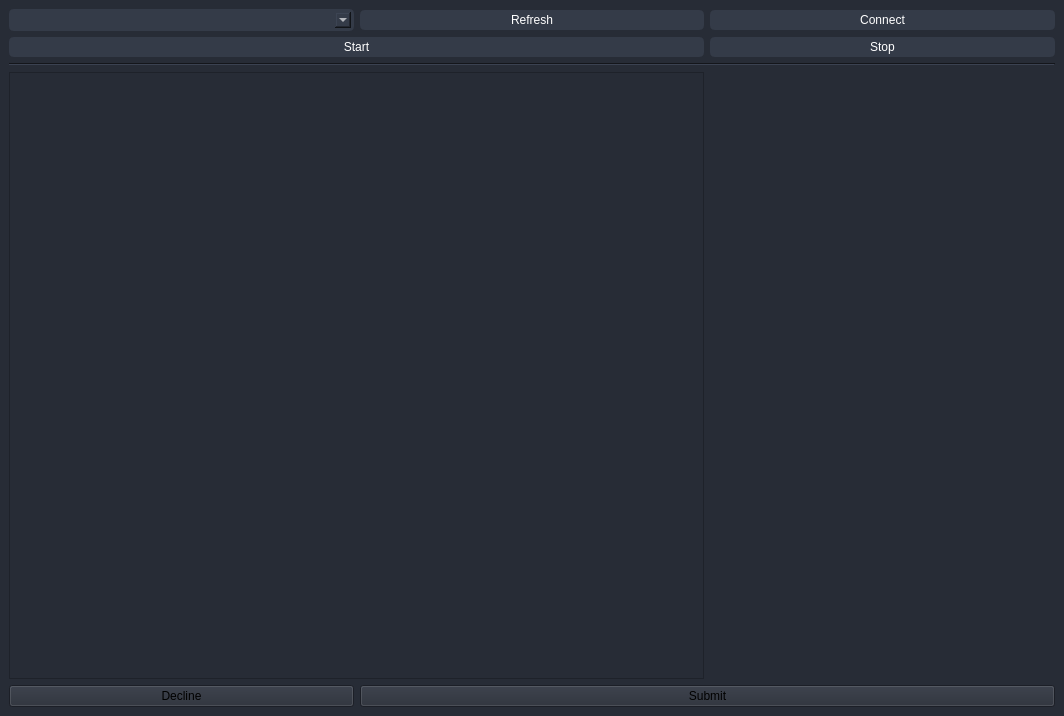
<?xml version="1.0" encoding="UTF-8"?>
<ui version="4.0">
 <class>MainWindow</class>
 <widget class="QMainWindow" name="MainWindow">
  <property name="geometry">
   <rect>
    <x>0</x>
    <y>0</y>
    <width>1064</width>
    <height>716</height>
   </rect>
  </property>
  <property name="palette">
   <palette>
    <active>
     <colorrole role="WindowText">
      <brush brushstyle="SolidPattern">
       <color alpha="255">
        <red>255</red>
        <green>255</green>
        <blue>255</blue>
       </color>
      </brush>
     </colorrole>
     <colorrole role="Button">
      <brush brushstyle="SolidPattern">
       <color alpha="255">
        <red>39</red>
        <green>44</green>
        <blue>54</blue>
       </color>
      </brush>
     </colorrole>
     <colorrole role="Light">
      <brush brushstyle="SolidPattern">
       <color alpha="255">
        <red>59</red>
        <green>66</green>
        <blue>81</blue>
       </color>
      </brush>
     </colorrole>
     <colorrole role="Midlight">
      <brush brushstyle="SolidPattern">
       <color alpha="255">
        <red>49</red>
        <green>55</green>
        <blue>67</blue>
       </color>
      </brush>
     </colorrole>
     <colorrole role="Dark">
      <brush brushstyle="SolidPattern">
       <color alpha="255">
        <red>20</red>
        <green>22</green>
        <blue>27</blue>
       </color>
      </brush>
     </colorrole>
     <colorrole role="Mid">
      <brush brushstyle="SolidPattern">
       <color alpha="255">
        <red>26</red>
        <green>29</green>
        <blue>36</blue>
       </color>
      </brush>
     </colorrole>
     <colorrole role="Text">
      <brush brushstyle="SolidPattern">
       <color alpha="255">
        <red>255</red>
        <green>255</green>
        <blue>255</blue>
       </color>
      </brush>
     </colorrole>
     <colorrole role="BrightText">
      <brush brushstyle="SolidPattern">
       <color alpha="255">
        <red>255</red>
        <green>255</green>
        <blue>255</blue>
       </color>
      </brush>
     </colorrole>
     <colorrole role="ButtonText">
      <brush brushstyle="SolidPattern">
       <color alpha="255">
        <red>0</red>
        <green>0</green>
        <blue>0</blue>
       </color>
      </brush>
     </colorrole>
     <colorrole role="Base">
      <brush brushstyle="SolidPattern">
       <color alpha="255">
        <red>39</red>
        <green>44</green>
        <blue>54</blue>
       </color>
      </brush>
     </colorrole>
     <colorrole role="Window">
      <brush brushstyle="SolidPattern">
       <color alpha="255">
        <red>39</red>
        <green>44</green>
        <blue>54</blue>
       </color>
      </brush>
     </colorrole>
     <colorrole role="Shadow">
      <brush brushstyle="SolidPattern">
       <color alpha="255">
        <red>0</red>
        <green>0</green>
        <blue>0</blue>
       </color>
      </brush>
     </colorrole>
     <colorrole role="AlternateBase">
      <brush brushstyle="SolidPattern">
       <color alpha="255">
        <red>19</red>
        <green>22</green>
        <blue>27</blue>
       </color>
      </brush>
     </colorrole>
     <colorrole role="ToolTipBase">
      <brush brushstyle="SolidPattern">
       <color alpha="255">
        <red>255</red>
        <green>255</green>
        <blue>220</blue>
       </color>
      </brush>
     </colorrole>
     <colorrole role="ToolTipText">
      <brush brushstyle="SolidPattern">
       <color alpha="255">
        <red>0</red>
        <green>0</green>
        <blue>0</blue>
       </color>
      </brush>
     </colorrole>
     <colorrole role="PlaceholderText">
      <brush brushstyle="SolidPattern">
       <color alpha="128">
        <red>255</red>
        <green>255</green>
        <blue>255</blue>
       </color>
      </brush>
     </colorrole>
    </active>
    <inactive>
     <colorrole role="WindowText">
      <brush brushstyle="SolidPattern">
       <color alpha="255">
        <red>255</red>
        <green>255</green>
        <blue>255</blue>
       </color>
      </brush>
     </colorrole>
     <colorrole role="Button">
      <brush brushstyle="SolidPattern">
       <color alpha="255">
        <red>39</red>
        <green>44</green>
        <blue>54</blue>
       </color>
      </brush>
     </colorrole>
     <colorrole role="Light">
      <brush brushstyle="SolidPattern">
       <color alpha="255">
        <red>59</red>
        <green>66</green>
        <blue>81</blue>
       </color>
      </brush>
     </colorrole>
     <colorrole role="Midlight">
      <brush brushstyle="SolidPattern">
       <color alpha="255">
        <red>49</red>
        <green>55</green>
        <blue>67</blue>
       </color>
      </brush>
     </colorrole>
     <colorrole role="Dark">
      <brush brushstyle="SolidPattern">
       <color alpha="255">
        <red>20</red>
        <green>22</green>
        <blue>27</blue>
       </color>
      </brush>
     </colorrole>
     <colorrole role="Mid">
      <brush brushstyle="SolidPattern">
       <color alpha="255">
        <red>26</red>
        <green>29</green>
        <blue>36</blue>
       </color>
      </brush>
     </colorrole>
     <colorrole role="Text">
      <brush brushstyle="SolidPattern">
       <color alpha="255">
        <red>255</red>
        <green>255</green>
        <blue>255</blue>
       </color>
      </brush>
     </colorrole>
     <colorrole role="BrightText">
      <brush brushstyle="SolidPattern">
       <color alpha="255">
        <red>255</red>
        <green>255</green>
        <blue>255</blue>
       </color>
      </brush>
     </colorrole>
     <colorrole role="ButtonText">
      <brush brushstyle="SolidPattern">
       <color alpha="255">
        <red>0</red>
        <green>0</green>
        <blue>0</blue>
       </color>
      </brush>
     </colorrole>
     <colorrole role="Base">
      <brush brushstyle="SolidPattern">
       <color alpha="255">
        <red>39</red>
        <green>44</green>
        <blue>54</blue>
       </color>
      </brush>
     </colorrole>
     <colorrole role="Window">
      <brush brushstyle="SolidPattern">
       <color alpha="255">
        <red>39</red>
        <green>44</green>
        <blue>54</blue>
       </color>
      </brush>
     </colorrole>
     <colorrole role="Shadow">
      <brush brushstyle="SolidPattern">
       <color alpha="255">
        <red>0</red>
        <green>0</green>
        <blue>0</blue>
       </color>
      </brush>
     </colorrole>
     <colorrole role="AlternateBase">
      <brush brushstyle="SolidPattern">
       <color alpha="255">
        <red>19</red>
        <green>22</green>
        <blue>27</blue>
       </color>
      </brush>
     </colorrole>
     <colorrole role="ToolTipBase">
      <brush brushstyle="SolidPattern">
       <color alpha="255">
        <red>255</red>
        <green>255</green>
        <blue>220</blue>
       </color>
      </brush>
     </colorrole>
     <colorrole role="ToolTipText">
      <brush brushstyle="SolidPattern">
       <color alpha="255">
        <red>0</red>
        <green>0</green>
        <blue>0</blue>
       </color>
      </brush>
     </colorrole>
     <colorrole role="PlaceholderText">
      <brush brushstyle="SolidPattern">
       <color alpha="128">
        <red>255</red>
        <green>255</green>
        <blue>255</blue>
       </color>
      </brush>
     </colorrole>
    </inactive>
    <disabled>
     <colorrole role="WindowText">
      <brush brushstyle="SolidPattern">
       <color alpha="255">
        <red>20</red>
        <green>22</green>
        <blue>27</blue>
       </color>
      </brush>
     </colorrole>
     <colorrole role="Button">
      <brush brushstyle="SolidPattern">
       <color alpha="255">
        <red>39</red>
        <green>44</green>
        <blue>54</blue>
       </color>
      </brush>
     </colorrole>
     <colorrole role="Light">
      <brush brushstyle="SolidPattern">
       <color alpha="255">
        <red>59</red>
        <green>66</green>
        <blue>81</blue>
       </color>
      </brush>
     </colorrole>
     <colorrole role="Midlight">
      <brush brushstyle="SolidPattern">
       <color alpha="255">
        <red>49</red>
        <green>55</green>
        <blue>67</blue>
       </color>
      </brush>
     </colorrole>
     <colorrole role="Dark">
      <brush brushstyle="SolidPattern">
       <color alpha="255">
        <red>20</red>
        <green>22</green>
        <blue>27</blue>
       </color>
      </brush>
     </colorrole>
     <colorrole role="Mid">
      <brush brushstyle="SolidPattern">
       <color alpha="255">
        <red>26</red>
        <green>29</green>
        <blue>36</blue>
       </color>
      </brush>
     </colorrole>
     <colorrole role="Text">
      <brush brushstyle="SolidPattern">
       <color alpha="255">
        <red>20</red>
        <green>22</green>
        <blue>27</blue>
       </color>
      </brush>
     </colorrole>
     <colorrole role="BrightText">
      <brush brushstyle="SolidPattern">
       <color alpha="255">
        <red>255</red>
        <green>255</green>
        <blue>255</blue>
       </color>
      </brush>
     </colorrole>
     <colorrole role="ButtonText">
      <brush brushstyle="SolidPattern">
       <color alpha="255">
        <red>20</red>
        <green>22</green>
        <blue>27</blue>
       </color>
      </brush>
     </colorrole>
     <colorrole role="Base">
      <brush brushstyle="SolidPattern">
       <color alpha="255">
        <red>39</red>
        <green>44</green>
        <blue>54</blue>
       </color>
      </brush>
     </colorrole>
     <colorrole role="Window">
      <brush brushstyle="SolidPattern">
       <color alpha="255">
        <red>39</red>
        <green>44</green>
        <blue>54</blue>
       </color>
      </brush>
     </colorrole>
     <colorrole role="Shadow">
      <brush brushstyle="SolidPattern">
       <color alpha="255">
        <red>0</red>
        <green>0</green>
        <blue>0</blue>
       </color>
      </brush>
     </colorrole>
     <colorrole role="AlternateBase">
      <brush brushstyle="SolidPattern">
       <color alpha="255">
        <red>39</red>
        <green>44</green>
        <blue>54</blue>
       </color>
      </brush>
     </colorrole>
     <colorrole role="ToolTipBase">
      <brush brushstyle="SolidPattern">
       <color alpha="255">
        <red>255</red>
        <green>255</green>
        <blue>220</blue>
       </color>
      </brush>
     </colorrole>
     <colorrole role="ToolTipText">
      <brush brushstyle="SolidPattern">
       <color alpha="255">
        <red>0</red>
        <green>0</green>
        <blue>0</blue>
       </color>
      </brush>
     </colorrole>
     <colorrole role="PlaceholderText">
      <brush brushstyle="SolidPattern">
       <color alpha="128">
        <red>255</red>
        <green>255</green>
        <blue>255</blue>
       </color>
      </brush>
     </colorrole>
    </disabled>
   </palette>
  </property>
  <property name="windowTitle">
   <string>Formulate</string>
  </property>
  <widget class="QWidget" name="centralwidget">
   <layout class="QGridLayout" name="gridLayout">
    <item row="6" column="0">
     <widget class="QPushButton" name="declineButton">
      <property name="text">
       <string>Decline</string>
      </property>
     </widget>
    </item>
    <item row="0" column="0" colspan="2">
     <layout class="QHBoxLayout" name="horizontalLayout">
      <item>
       <widget class="QComboBox" name="comboBox">
        <property name="styleSheet">
         <string notr="true">border: 3px solid rgb(52, 59, 72);
	border-radius: 5px;	
	background-color: rgb(52, 59, 72);
	
	color: rgb(255, 255, 255)</string>
        </property>
        <property name="editable">
         <bool>true</bool>
        </property>
       </widget>
      </item>
      <item>
       <widget class="QPushButton" name="pushButton">
        <property name="styleSheet">
         <string notr="true">QPushButton {
	border: 3px solid rgb(52, 59, 72);
	border-radius: 5px;	
	background-color: rgb(52, 59, 72);
	
	color: rgb(255, 255, 255);
}
QPushButton:hover {
	background-color: rgb(57, 65, 80);
	border: 3px solid rgb(61, 70, 86);
	color: rgb(255, 255, 255);
}
QPushButton:pressed {	
	background-color: rgb(35, 40, 49);
	border: 3px solid rgb(43, 50, 61);
	color: rgb(255, 255, 255);
}</string>
        </property>
        <property name="text">
         <string>Refresh</string>
        </property>
       </widget>
      </item>
     </layout>
    </item>
    <item row="0" column="2">
     <widget class="QPushButton" name="connectButton">
      <property name="styleSheet">
       <string notr="true">QPushButton {
	border: 3px solid rgb(52, 59, 72);
	border-radius: 5px;	
	background-color: rgb(52, 59, 72);
	
	color: rgb(255, 255, 255);
}
QPushButton:hover {
	background-color: rgb(57, 65, 80);
	border: 3px solid rgb(61, 70, 86);
	color: rgb(255, 255, 255);
}
QPushButton:pressed {	
	background-color: rgb(35, 40, 49);
	border: 3px solid rgb(43, 50, 61);
	color: rgb(255, 255, 255);
}</string>
      </property>
      <property name="text">
       <string>Connect</string>
      </property>
     </widget>
    </item>
    <item row="1" column="2">
     <widget class="QPushButton" name="stopButton">
      <property name="styleSheet">
       <string notr="true">QPushButton {
	border: 3px solid rgb(52, 59, 72);
	border-radius: 5px;	
	background-color: rgb(52, 59, 72);
	
	color: rgb(255, 255, 255);
}
QPushButton:hover {
	background-color: rgb(57, 65, 80);
	border: 3px solid rgb(61, 70, 86);
	color: rgb(255, 255, 255);
}
QPushButton:pressed {	
	background-color: rgb(35, 40, 49);
	border: 3px solid rgb(43, 50, 61);
	color: rgb(255, 255, 255);
}</string>
      </property>
      <property name="text">
       <string>Stop</string>
      </property>
     </widget>
    </item>
    <item row="1" column="0" colspan="2">
     <widget class="QPushButton" name="startButton">
      <property name="styleSheet">
       <string notr="true">QPushButton {
	border: 3px solid rgb(52, 59, 72);
	border-radius: 5px;	
	background-color: rgb(52, 59, 72);
	
	color: rgb(255, 255, 255);
}
QPushButton:hover {
	background-color: rgb(57, 65, 80);
	border: 3px solid rgb(61, 70, 86);
	color: rgb(255, 255, 255);
}
QPushButton:pressed {	
	background-color: rgb(35, 40, 49);
	border: 3px solid rgb(43, 50, 61);
	color: rgb(255, 255, 255);
}</string>
      </property>
      <property name="text">
       <string>Start</string>
      </property>
     </widget>
    </item>
    <item row="6" column="1" colspan="2">
     <widget class="QPushButton" name="submitButton">
      <property name="text">
       <string>Submit</string>
      </property>
     </widget>
    </item>
    <item row="2" column="0" colspan="3">
     <widget class="Line" name="line">
      <property name="orientation">
       <enum>Qt::Horizontal</enum>
      </property>
     </widget>
    </item>
    <item row="5" column="0" colspan="2">
     <widget class="QTableView" name="tableView"/>
    </item>
    <item row="5" column="2">
     <widget class="QWidget" name="widget" native="true"/>
    </item>
   </layout>
  </widget>
  <widget class="QMenuBar" name="menubar">
   <property name="geometry">
    <rect>
     <x>0</x>
     <y>0</y>
     <width>1064</width>
     <height>21</height>
    </rect>
   </property>
  </widget>
 </widget>
 <resources/>
 <connections/>
</ui>
